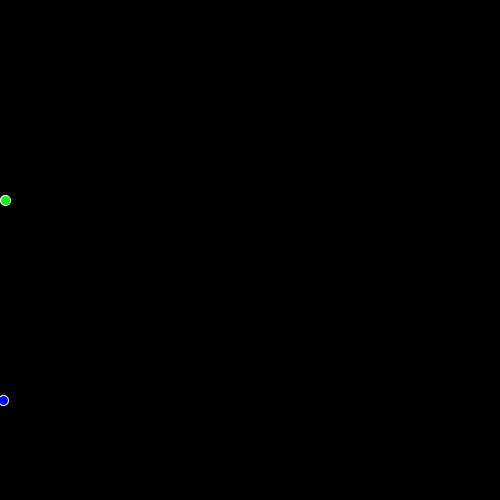
Frame 1 (no input)
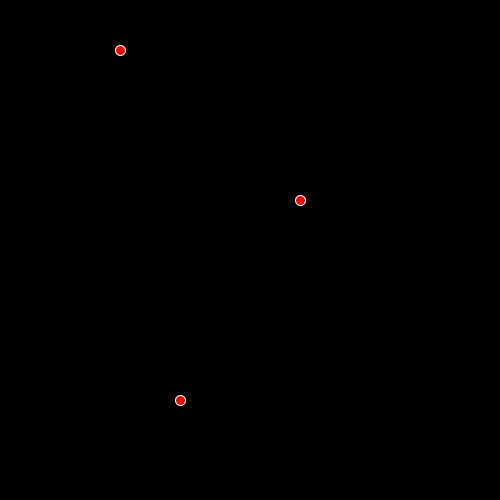
Frame 60 (the mouse pressed at the canvas centre just before this capture)
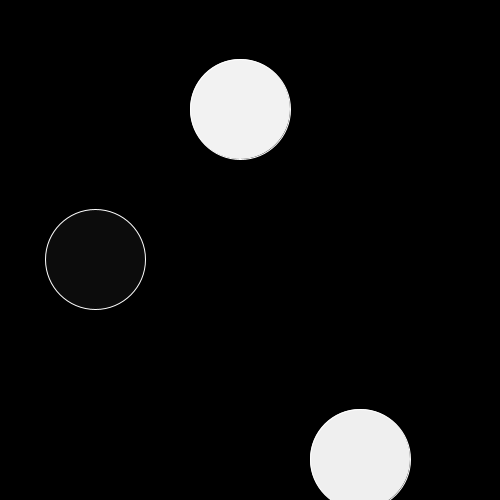
Frame 120 (the mouse held since frame 60 and released just before this capture)

The Processing sketch that drew these frames (run headless with seeded random() and noise(); from frame 60 on, the mouse is pressed at the canvas centre):

// Processing sketch: processing_65886
// ── processing_65886.pde

// project 1

Blob myBlob1;
Blob myBlob2;
Blob myBlob3;

int blobxsize;
int blobysize;
int rand;

void setup() {
  size(500,500);
  myBlob1 = new Blob (color(255),0,50,2);
  myBlob2 = new Blob (color(0,255,0),0, 200,5);
  myBlob3 = new Blob (color(0,0,255),0,400,3);
}

void draw() {
  background(0);
  rand = color(random(255));
  myBlob1.drive();
  myBlob1.display();
  myBlob1.dirchange();
  myBlob2.drive();
  myBlob2.display();
  myBlob2.dirchange();
  myBlob3.drive();
  myBlob3.display();
  myBlob3.dirchange();
}
class Blob {
  color c;
  float xpos;
  float ypos;
  float xspeed;
  float rand;
 
  
  Blob(color tempC, float tempXpos, float tempYpos, float tempXspeed) {
    c = tempC;
    xpos = tempXpos;
    ypos = tempYpos;
    xspeed = tempXspeed; 
  }
  void display () {
    fill(c);
    stroke(255);
    ellipseMode(CENTER);
    ellipse(xpos,ypos,10*blobxsize,10*blobysize);
  }
  
  void drive() {
   if (ypos > width) {
     ypos = 0;
   }
    xpos = xpos + xspeed;
    if (xpos > width) {
      xpos = 0; }
  }
  void dirchange() {
    if (mousePressed) {
     ypos = ypos + 1;
     blobxsize = 10;
     blobysize = 10;
     c = color(random(255));
   } else {
     blobxsize = 1;
     blobysize = 1;
     c = color(255,0,0);
   }
  }

}
